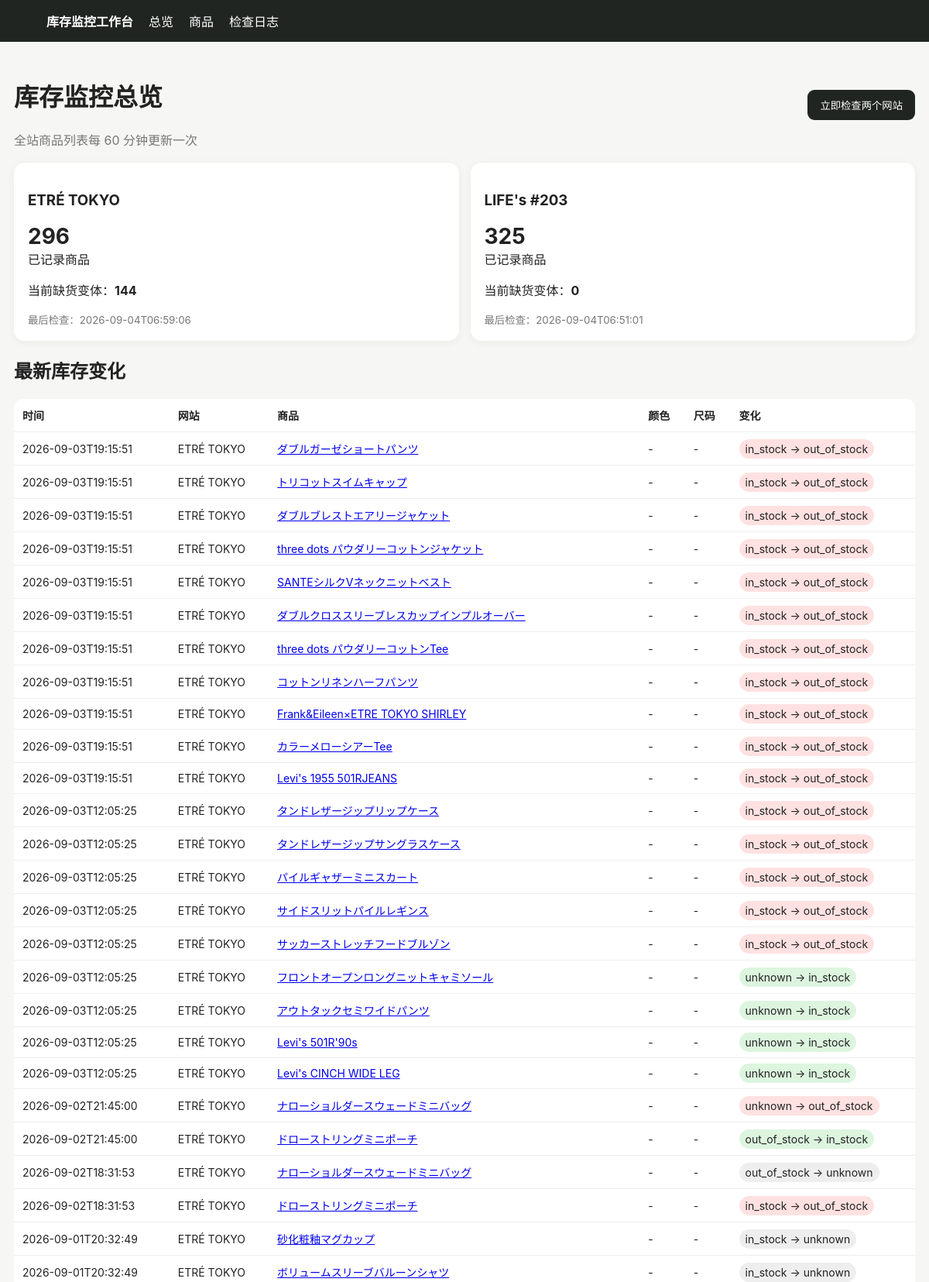
The page / (upper part) on the database its author committed.
### tables this page shows
CREATE TABLE changes (
 id INTEGER PRIMARY KEY AUTOINCREMENT,
 product_id INTEGER NOT NULL,
 color TEXT NOT NULL DEFAULT '',
 size TEXT NOT NULL DEFAULT '',
 old_status TEXT NOT NULL,
 new_status TEXT NOT NULL,
 detected_at TEXT NOT NULL
);

CREATE TABLE products (
 id INTEGER PRIMARY KEY AUTOINCREMENT,
 site TEXT NOT NULL,
 url TEXT NOT NULL UNIQUE,
 name TEXT NOT NULL,
 price TEXT,
 image_url TEXT,
 first_seen TEXT NOT NULL,
 last_seen TEXT NOT NULL
);

### app/main.py (the view)
@app.get("/")
def dashboard(request: Request):
    with conn() as c:
        sites = c.execute("""
        SELECT p.site, COUNT(DISTINCT p.id) products,
        SUM(CASE WHEN v.status='out_of_stock' THEN 1 ELSE 0 END) out_count,
        MAX(v.last_checked) last_checked
        FROM products p LEFT JOIN variants v ON v.product_id=p.id
        GROUP BY p.site ORDER BY p.site
        """).fetchall()
        changes = c.execute("""
        SELECT ch.*,p.site,p.name,p.url,p.image_url
        FROM changes ch JOIN products p ON p.id=ch.product_id
        ORDER BY ch.detected_at DESC LIMIT 100
        """).fetchall()
        runs = c.execute("SELECT * FROM runs ORDER BY id DESC LIMIT 20").fetchall()
    return templates.TemplateResponse("dashboard.html", {"request":request,"sites":sites,"changes":changes,"runs":runs})

### app/templates/dashboard.html (shortened to what this page needs)
{% extends "base.html" %}{% block content %}
<div class="top"><div><h1>库存监控总览</h1><div class="muted">全站商品列表每 60 分钟更新一次</div></div>
<form method="post" action="/run"><button>立即检查两个网站</button></form></div>
<div class="grid">{% for s in sites %}<div class="card"><h3>{{s.site}}</h3><div class="big">{{s.products or 0}}</div><div>已记录商品</div><p>当前缺货变体：<b>{{s.out_count or 0}}</b></p><small class="muted">最后检查：{{s.last_checked or "尚未检查"}}</small></div>{% endfor %}</div>
<h2>最新库存变化</h2><table><tr><th>时间</th><th>网站</th><th>商品</th><th>颜色</th><th>尺码</th><th>变化</th></tr>
{% for x in changes %}<tr><td>{{x.detected_at}}</td><td>{{x.site}}</td><td><a href="/product/{{x.product_id}}">{{x.name}}</a></td><td>{{x.color or "-"}}</td><td>{{x.size or "-"}}</td><td><span class="badge {{x.new_status}}">{{x.old_status}} → {{x.new_status}}</span></td></tr>{% else %}<tr><td colspan="6">第一次扫描后这里会显示变化。首次建立库存快照不会产生变化提醒。</td></tr>{% endfor %}</table>
{% endblock %}

### app/templates/base.html (style rules this page uses)
body { font-family:-apple-system,BlinkMacSystemFont,"Segoe UI",sans-serif;background:#f6f6f4;color:#222;margin:0 }
.grid { display:grid;grid-template-columns:repeat(auto-fit,minmax(240px,1fr));gap:15px }
.card { background:#fff;border-radius:14px;padding:18px;box-shadow:0 2px 12px #0000000d }
.big { font-size:28px;font-weight:700 }
button { background:#202522;color:#fff;border:0;border-radius:9px;padding:10px 16px;cursor:pointer }
table { width:100%;border-collapse:collapse;background:#fff;border-radius:12px;overflow:hidden }
th,td { padding:11px;border-bottom:1px solid #eee;text-align:left;font-size:14px }
.badge { padding:4px 8px;border-radius:999px;background:#eee }
.out_of_stock { background:#ffe1e1 }
.in_stock { background:#ddf5df }
.unknown { background:#eee }
.muted { color:#777 }
.top { display:flex;justify-content:space-between;align-items:center;margin-bottom:18px }

### rows shown on the page
changes: detected_at "2026-09-03T19:15:51", site "ETRÉ TOKYO", name "ダブルガーゼショートパンツ", color "-", size "-", old_status "in_stock", new_status "out_of_stock"
changes: detected_at "2026-09-03T19:15:51", site "ETRÉ TOKYO", name "トリコットスイムキャップ", color "-", size "-", old_status "in_stock", new_status "out_of_stock"
changes: detected_at "2026-09-03T19:15:51", site "ETRÉ TOKYO", name "ダブルブレストエアリージャケット", color "-", size "-", old_status "in_stock", new_status "out_of_stock"
changes: detected_at "2026-09-03T19:15:51", site "ETRÉ TOKYO", name "three dots パウダリーコットンジャケット", color "-", size "-", old_status "in_stock", new_status "out_of_stock"
changes: detected_at "2026-09-03T19:15:51", site "ETRÉ TOKYO", name "SANTEシルクVネックニットベスト", color "-", size "-", old_status "in_stock", new_status "out_of_stock"
changes: detected_at "2026-09-03T19:15:51", site "ETRÉ TOKYO", name "ダブルクロススリーブレスカップインプルオーバー", color "-", size "-", old_status "in_stock", new_status "out_of_stock"
changes: detected_at "2026-09-03T19:15:51", site "ETRÉ TOKYO", name "three dots パウダリーコットンTee", color "-", size "-", old_status "in_stock", new_status "out_of_stock"
changes: detected_at "2026-09-03T19:15:51", site "ETRÉ TOKYO", name "コットンリネンハーフパンツ", color "-", size "-", old_status "in_stock", new_status "out_of_stock"
changes: detected_at "2026-09-03T19:15:51", site "ETRÉ TOKYO", name "Frank&Eileen×ETRE TOKYO SHIRLEY", color "-", size "-", old_status "in_stock", new_status "out_of_stock"
changes: detected_at "2026-09-03T19:15:51", site "ETRÉ TOKYO", name "カラーメローシアーTee", color "-", size "-", old_status "in_stock", new_status "out_of_stock"
changes: detected_at "2026-09-03T19:15:51", site "ETRÉ TOKYO", name "Levi's 1955 501RJEANS", color "-", size "-", old_status "in_stock", new_status "out_of_stock"
changes: detected_at "2026-09-03T12:05:25", site "ETRÉ TOKYO", name "タンドレザージップリップケース", color "-", size "-", old_status "in_stock", new_status "out_of_stock"
changes: detected_at "2026-09-03T12:05:25", site "ETRÉ TOKYO", name "タンドレザージップサングラスケース", color "-", size "-", old_status "in_stock", new_status "out_of_stock"
changes: detected_at "2026-09-03T12:05:25", site "ETRÉ TOKYO", name "パイルギャザーミニスカート", color "-", size "-", old_status "in_stock", new_status "out_of_stock"
changes: detected_at "2026-09-03T12:05:25", site "ETRÉ TOKYO", name "サイドスリットパイルレギンス", color "-", size "-", old_status "in_stock", new_status "out_of_stock"
changes: detected_at "2026-09-03T12:05:25", site "ETRÉ TOKYO", name "サッカーストレッチフードブルゾン", color "-", size "-", old_status "in_stock", new_status "out_of_stock"
changes: detected_at "2026-09-03T12:05:25", site "ETRÉ TOKYO", name "フロントオープンロングニットキャミソール", color "-", size "-", old_status "unknown", new_status "in_stock"
changes: detected_at "2026-09-03T12:05:25", site "ETRÉ TOKYO", name "アウトタックセミワイドパンツ", color "-", size "-", old_status "unknown", new_status "in_stock"
changes: detected_at "2026-09-03T12:05:25", site "ETRÉ TOKYO", name "Levi's 501R'90s", color "-", size "-", old_status "unknown", new_status "in_stock"
changes: detected_at "2026-09-03T12:05:25", site "ETRÉ TOKYO", name "Levi's CINCH WIDE LEG", color "-", size "-", old_status "unknown", new_status "in_stock"
changes: detected_at "2026-09-02T21:45:00", site "ETRÉ TOKYO", name "ナローショルダースウェードミニバッグ", color "-", size "-", old_status "unknown", new_status "out_of_stock"
changes: detected_at "2026-09-02T21:45:00", site "ETRÉ TOKYO", name "ドローストリングミニポーチ", color "-", size "-", old_status "out_of_stock", new_status "in_stock"
changes: detected_at "2026-09-02T18:31:53", site "ETRÉ TOKYO", name "ナローショルダースウェードミニバッグ", color "-", size "-", old_status "out_of_stock", new_status "unknown"
changes: detected_at "2026-09-02T18:31:53", site "ETRÉ TOKYO", name "ドローストリングミニポーチ", color "-", size "-", old_status "in_stock", new_status "out_of_stock"
changes: detected_at "2026-09-01T20:32:49", site "ETRÉ TOKYO", name "砂化粧釉マグカップ", color "-", size "-", old_status "in_stock", new_status "unknown"
changes: detected_at "2026-09-01T20:32:49", site "ETRÉ TOKYO", name "ボリュームスリーブバルーンシャツ", color "-", size "-", old_status "in_stock", new_status "unknown"

### other values the page prints
{{ s.site }} "ETRÉ TOKYO" "LIFE's #203"
{{ s.products or 0 }} "296" "325"
{{ s.out_count or 0 }} "144" "0"
{{ s.last_checked or "尚未检查" }} "2026-09-04T06:59:06" "2026-09-04T06:51:01"
